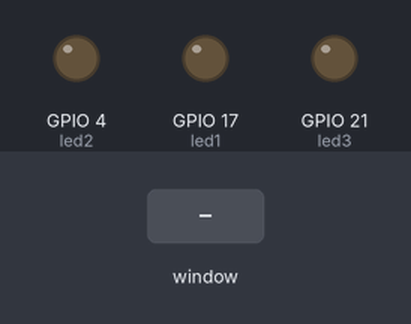
Bench run of a program on a simulated Raspberry Pi (BCM pin numbers). Shown: output pins drawn as LEDs (lit = HIGH). The test bench sets the inputs (shaded band). The desktop window is not drawn, its controls go by their first labels and the mouse button is held 0.15 s. At 8.8 s the program stops and its outputs stay as they are.

Above: at 1.2 s.
1.3 s: control labelled "Turn LED ON" in the window clicked
At 2.3 s:
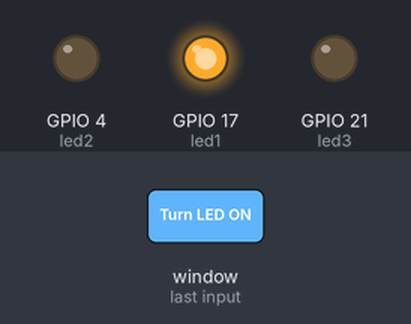
2.8 s: control no. 2 labelled "Turn LED ON" in the window clicked
At 3.4 s:
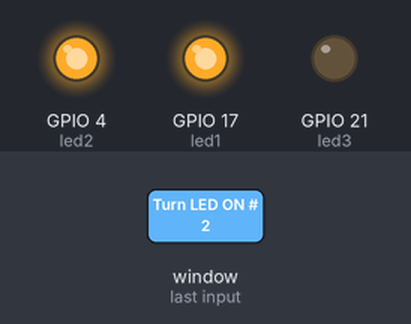
4.3 s: control no. 3 labelled "Turn LED ON" in the window clicked
At 4.6 s:
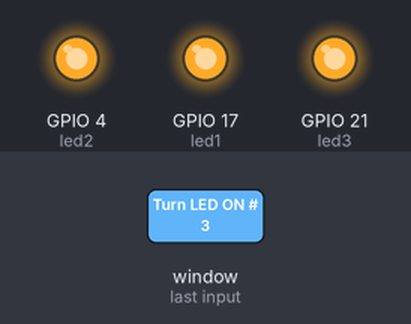
5.8 s: control labelled "Turn LED ON" in the window clicked
At 6.9 s:
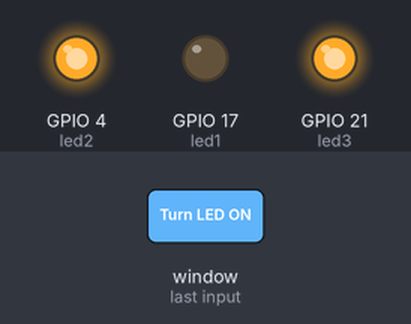
7.3 s: control no. 2 labelled "Turn LED ON" in the window clicked
At 8.1 s:
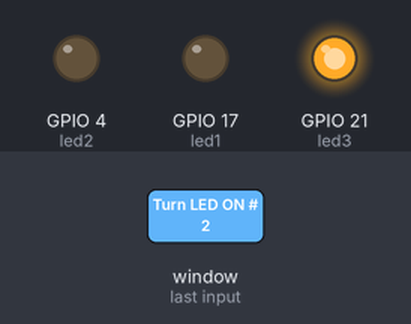
8.8 s: control labelled "Exit" in the window clicked
At 9.2 s:
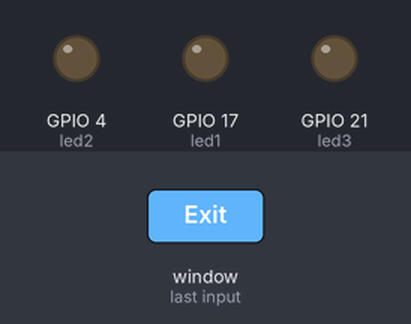
Timing chart, 0 to 10.3 s (numbered marks = the images above; inputs shaded):
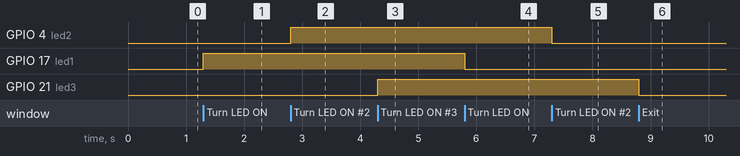

The program:

first_gui.py
```python
from tkinter import *
import tkinter.font
from gpiozero import LED
import RPi.GPIO
RPi.GPIO.setmode(RPi.GPIO.BCM)

led1=LED(17)
led2=LED(4)
led3=LED(21)

win=Tk()
win.title("FIRST GUI")
myFont=tkinter.font.Font(family='Helvetica',size=12,weight='bold')


def led1Toggle():
    if led1.is_lit:
        led1.off()
        led1Button["text"]="Turn LED ON"
    else:
        led1.on()
        led1Button["text"]="Turn LED OFF"
def led2Toggle():
    if led2.is_lit:
        led2.off()
        led2Button["text"]="Turn LED ON"
    else:
        led2.on()
        led2Button["text"]="Turn LED OFF"
def led3Toggle():
    if led3.is_lit:
        led3.off()
        led3Button["text"]="Turn LED ON"
    else:
        led3.on()
        led3Button["text"]="Turn LED OFF"
def close():
    RPi.GPIO.cleanup()
    win.destroy()
led1Button=Button(win,text="Turn LED ON ",font=myFont,command=led1Toggle,bg='white',height=1,width=24)
led1Button.grid(row=0,column=1)
led2Button=Button(win,text="Turn LED ON ",font=myFont,command=led2Toggle,bg='blue',height=1,width=24)
led2Button.grid(row=1,column=1)
led3Button=Button(win,text="Turn LED ON ",font=myFont,command=led3Toggle,bg='white',height=1,width=24)
led3Button.grid(row=2,column=1)
exitButton=Button(win,text="Exit ",font=myFont,command=close,bg='red',height=1,width=10)
exitButton.grid(row=3,column=1)
win.protocol("WM_DELETE_WINDOW",close)
win.mainloop() 
```

Measured:
- after the input at 1.3 s, GPIO 17 (led1): LOW → HIGH at once
- after the input at 2.8 s, GPIO 4 (led2): LOW → HIGH at once
- after the input at 4.3 s, GPIO 21 (led3): LOW → HIGH at once
- after the input at 5.8 s, GPIO 17 (led1): HIGH → LOW at once
- after the input at 7.3 s, GPIO 4 (led2): HIGH → LOW at once
- after the input at 8.8 s, GPIO 21 (led3): HIGH → LOW at once
